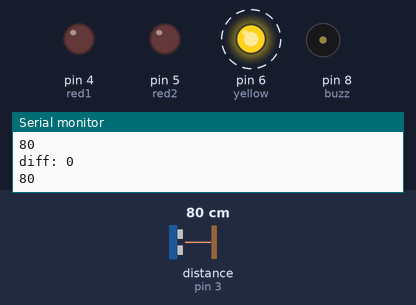
This sketch was run on a simulated Arduino Uno, built with avr-gcc and run on an emulated ATmega328P. Shown: output pins drawn as LEDs (lit = HIGH), buzzer (waves = sounding), the last lines printed to the serial monitor. Dashed ring = blinking. Inputs (shaded band) come from the test bench; at power-on: distance to the obstacle (sensor on pin 3) 80 cm.

Above: at 0.92 s.
1.3 s: distance to the obstacle (sensor on pin 3) set to 53 cm
4.3 s: distance to the obstacle (sensor on pin 3) set to 45 cm
7.3 s: distance to the obstacle (sensor on pin 3) set to 70 cm
10.3 s: distance to the obstacle (sensor on pin 3) set to 79 cm
13.3 s: distance to the obstacle (sensor on pin 3) set to 18 cm
At 14.4 s:
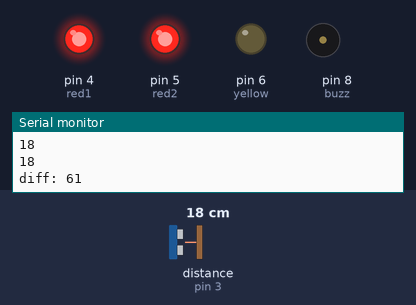
At 15.1 s:
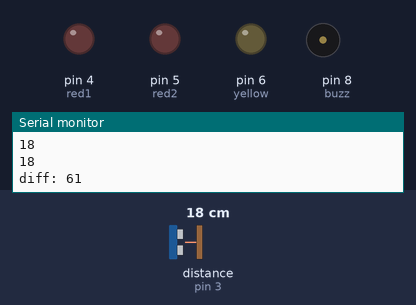
Timing chart, 0 to 29.8 s (numbered marks = the images above; inputs shaded):
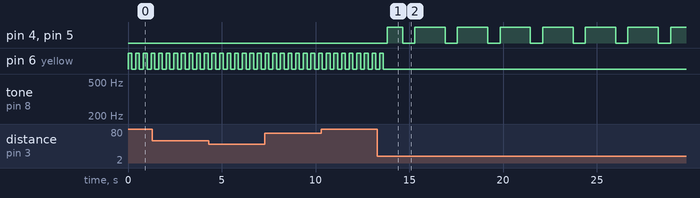

Measured:
- after the input at 13.3 s, pin 4 (red1), pin 5 (red2): LOW → HIGH after 0.53 s, then repeats every 2.3 s: LOW 0.65 s, HIGH 1.6 s; pin 6 (yellow): goes on until 13.6 s, then stays LOW
- by itself, pin 6 (yellow): alternates HIGH for 0.20 s and LOW for 0.21 s

The sketch:

securitySensor.ino
```cpp
#include <HCSR04.h>
HCSR04 hc(2, 3); //sonar pins

//pins
int yellow = 6;
int red1 = 4;
int red2 = 5;
int buzz = 8;


void setup() {
  Serial.begin(9600);
  pinMode(yellow, OUTPUT);
  digitalWrite(yellow, LOW);
  pinMode(red1, OUTPUT);
  digitalWrite(red1, LOW);
  pinMode(red2, OUTPUT);
  digitalWrite(red2, LOW);
}

void loop() {

int distance1 =  hc.dist(); //gets first reading
Serial.println(distance1);
blinksYellowLED();
int distance2 = hc.dist(); //gets second reading
Serial.println(distance2);
blinksYellowLED();
int distance3 = hc.dist(); //gets second reading
Serial.println(distance3);

int detected = (distance2-distance1) + (distance3-distance2); //captures abrupt change detected between 3 readings
Serial.print("diff: ");
Serial.println(abs(detected));
  if ((distance1 > 0 && distance1 <15) || (distance2 > 0 && distance2 <15) || (distance3 > 0 && distance3 <15) ){
    //put your hands in front of the alarm to disable for 4 hours
    digitalWrite(yellow, HIGH);
        delay(14400000); //stops for 4 hours
    digitalWrite(yellow, LOW);
   }
  else
  if (abs(detected) > 30) { //abrupt change in sonar detected
   emitAlert();
 }
}

void blinksYellowLED(){

  digitalWrite(yellow, HIGH);
  delay(200);
  digitalWrite(yellow, LOW);
  delay(200);
}

void emitAlert() { //buzzer and LED blinking

 for (int i = 1;i < 10; i++){ //repeats 10 times
  for(int hz = 440; hz < 1000; hz++){
    tone(buzz, hz, 50);
    if (hz > 440 && hz< 840){ //blinks during buzz interval
      digitalWrite(red1, HIGH);
      digitalWrite(red2, HIGH);
    }
    else{
      digitalWrite(red1, LOW);
      digitalWrite(red2, LOW);
    }
    delay(2);
  }
  for(int hz = 1000; hz > 440; hz--){
    tone(buzz, hz, 50);
     if (hz > 440 && hz< 840){
      digitalWrite(red1, HIGH);
      digitalWrite(red2, HIGH);
     }
    else{
      digitalWrite(red1, LOW);
      digitalWrite(red2, LOW);
    }
    delay(2);
  }
}
digitalWrite(red1, HIGH);
digitalWrite(red2, HIGH);
delay(86400000); //sleeps arduino for 1 day
digitalWrite(red1, LOW);
digitalWrite(red2, LOW);

}
```
